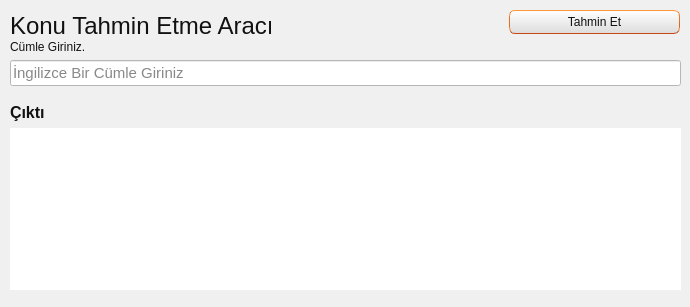
<?xml version="1.0" encoding="UTF-8"?>
<ui version="4.0">
 <class>Dialog</class>
 <widget class="QDialog" name="Dialog">
  <property name="geometry">
   <rect>
    <x>0</x>
    <y>0</y>
    <width>690</width>
    <height>307</height>
   </rect>
  </property>
  <property name="windowTitle">
   <string>Dialog</string>
  </property>
  <property name="styleSheet">
   <string notr="true">/*
Ubuntu Style Sheet for QT Applications
Author: Jaime A. Quiroga P.
Company: GTRONICK
Last updated: 01/10/2021 (dd/mm/yyyy), 15:18.
Available at: https://github.com/GTRONICK/QSS/blob/master/Ubuntu.qss
*/
QMainWindow {
	background-color:#f0f0f0;
}
QCheckBox {
	padding:2px;
}
QCheckBox:hover {
	border:1px solid rgb(255,150,60);
	border-radius:4px;
	padding: 1px;
	background-color:qlineargradient(spread:pad, x1:0.5, y1:1, x2:0.5, y2:0, stop:0 rgba(190, 90, 50, 50), stop:1 rgba(250, 130, 40, 50));
}
QCheckBox::indicator:checked {
	border:1px solid rgb(246, 134, 86);
	border-radius:4px;
  	background-color:rgb(246, 134, 86)
}
QCheckBox::indicator:unchecked {
	border-width:1px solid rgb(246, 134, 86);
	border-radius:4px;
  	background-color:rgb(255,255,255);
}
QColorDialog {
	background-color:#f0f0f0;
}
QComboBox {
	color:rgb(81,72,65);
	background: #ffffff;
}
QComboBox:editable {
	selection-color:rgb(81,72,65);
	selection-background-color: #ffffff;
}
QComboBox QAbstractItemView {
	selection-color: #ffffff;
	selection-background-color: rgb(246, 134, 86);
}
QComboBox:!editable:on, QComboBox::drop-down:editable:on {
	color:  #1e1d23;	
}
QDateTimeEdit, QDateEdit, QDoubleSpinBox, QFontComboBox {
	color:rgb(81,72,65);
	background-color: #ffffff;
}

QDialog {
	background-color:#f0f0f0;
}

QLabel,QLineEdit {
	color:rgb(17,17,17);
}
QLineEdit {
	background-color:rgb(255,255,255);
	selection-background-color:rgb(236,116,64);
}
QMenuBar {
	color:rgb(223,219,210);
	background-color:rgb(65,64,59);
}
QMenuBar::item {
	padding-top:4px;
	padding-left:4px;
	padding-right:4px;
	color:rgb(223,219,210);
	background-color:rgb(65,64,59);
}
QMenuBar::item:selected {
	color:rgb(255,255,255);
	padding-top:2px;
	padding-left:2px;
	padding-right:2px;
	border-top-width:2px;
	border-left-width:2px;
	border-right-width:2px;
	border-top-right-radius:4px;
	border-top-left-radius:4px;
	border-style:solid;
	background-color:rgb(65,64,59);
	border-top-color: rgb(47,47,44);
	border-right-color: qlineargradient(spread:pad, x1:0, y1:1, x2:1, y2:0, stop:0 rgba(90, 87, 78, 255), stop:1 rgba(47,47,44, 255));
	border-left-color:  qlineargradient(spread:pad, x1:1, y1:0, x2:0, y2:0, stop:0 rgba(90, 87, 78, 255), stop:1 rgba(47,47,44, 255));
}
QMenu {
	color:rgb(223,219,210);
	background-color:rgb(65,64,59);
}
QMenu::item {
	color:rgb(223,219,210);
	padding:4px 10px 4px 20px;
}
QMenu::item:selected {
	color:rgb(255,255,255);
	background-color: qlineargradient(spread:pad, x1:0.5, y1:1, x2:0.5, y2:0, stop:0 rgba(225, 108, 54, 255), stop:1 rgba(246, 134, 86, 255));
	border-style:solid;
	border-width:3px;
	padding:4px 7px 4px 17px;
	border-bottom-color:qlineargradient(spread:pad, x1:0.5, y1:1, x2:0.5, y2:0, stop:0 rgba(175,85,48,255), stop:1 rgba(236,114,67, 255));
	border-top-color:qlineargradient(spread:pad, x1:0.5, y1:1, x2:0.5, y2:0, stop:0 rgba(253,156,113,255), stop:1 rgba(205,90,46, 255));
	border-right-color:qlineargradient(spread:pad, x1:0, y1:0.5, x2:1, y2:0.5, stop:0 rgba(253,156,113,255), stop:1 rgba(205,90,46, 255));
	border-left-color:qlineargradient(spread:pad, x1:1, y1:0.5, x2:0, y2:0.5, stop:0 rgba(253,156,113,255), stop:1 rgba(205,90,46, 255));
}
QPlainTextEdit {
	border: 1px solid transparent;
	color:rgb(17,17,17);
	selection-background-color:rgb(236,116,64);
    background-color: #FFFFFF;
}
QProgressBar {
	text-align: center;
	color: rgb(0, 0, 0);
	border: 1px inset rgb(150,150,150); 
	border-radius: 10px;
	background-color:rgb(221,221,219);
}
QProgressBar::chunk:horizontal {
	background-color: qlineargradient(spread:pad, x1:0.5, y1:1, x2:0.5, y2:0, stop:0 rgba(225, 108, 54, 255), stop:1 rgba(246, 134, 86, 255));
	border:1px solid;
	border-radius:8px;
	border-bottom-color:qlineargradient(spread:pad, x1:0.5, y1:1, x2:0.5, y2:0, stop:0 rgba(175,85,48,255), stop:1 rgba(236,114,67, 255));
	border-top-color:qlineargradient(spread:pad, x1:0.5, y1:1, x2:0.5, y2:0, stop:0 rgba(253,156,113,255), stop:1 rgba(205,90,46, 255));
	border-right-color:qlineargradient(spread:pad, x1:0, y1:0.5, x2:1, y2:0.5, stop:0 rgba(253,156,113,255), stop:1 rgba(205,90,46, 255));
	border-left-color:qlineargradient(spread:pad, x1:1, y1:0.5, x2:0, y2:0.5, stop:0 rgba(253,156,113,255), stop:1 rgba(205,90,46, 255));
}
QPushButton{
	color:rgb(17,17,17);
	border-width: 1px;
	border-radius: 6px;
	border-bottom-color: rgb(150,150,150);
	border-right-color: rgb(165,165,165);
	border-left-color: rgb(165,165,165);
	border-top-color: rgb(180,180,180);
	border-style: solid;
	padding: 4px;
	background-color: qlineargradient(spread:pad, x1:0.5, y1:1, x2:0.5, y2:0, stop:0 rgba(220, 220, 220, 255), stop:1 rgba(255, 255, 255, 255));
}
QPushButton:hover{
	color:rgb(17,17,17);
	border-width: 1px;
	border-radius:6px;
	border-top-color: rgb(255,150,60);
	border-right-color: qlineargradient(spread:pad, x1:0, y1:1, x2:1, y2:0, stop:0 rgba(200, 70, 20, 255), stop:1 rgba(255,150,60, 255));
	border-left-color:  qlineargradient(spread:pad, x1:1, y1:0, x2:0, y2:0, stop:0 rgba(200, 70, 20, 255), stop:1 rgba(255,150,60, 255));
	border-bottom-color: rgb(200,70,20);
	border-style: solid;
	padding: 2px;
	background-color: qlineargradient(spread:pad, x1:0.5, y1:1, x2:0.5, y2:0, stop:0 rgba(220, 220, 220, 255), stop:1 rgba(255, 255, 255, 255));
}
QPushButton:default{
	color:rgb(17,17,17);
	border-width: 1px;
	border-radius:6px;
	border-top-color: rgb(255,150,60);
	border-right-color: qlineargradient(spread:pad, x1:0, y1:1, x2:1, y2:0, stop:0 rgba(200, 70, 20, 255), stop:1 rgba(255,150,60, 255));
	border-left-color:  qlineargradient(spread:pad, x1:1, y1:0, x2:0, y2:0, stop:0 rgba(200, 70, 20, 255), stop:1 rgba(255,150,60, 255));
	border-bottom-color: rgb(200,70,20);
	border-style: solid;
	padding: 2px;
	background-color: qlineargradient(spread:pad, x1:0.5, y1:1, x2:0.5, y2:0, stop:0 rgba(220, 220, 220, 255), stop:1 rgba(255, 255, 255, 255));
}
QPushButton:pressed{
	color:rgb(17,17,17);
	border-width: 1px;
	border-radius: 6px;
	border-width: 1px;
	border-top-color: rgba(255,150,60,200);
	border-right-color: qlineargradient(spread:pad, x1:0, y1:1, x2:1, y2:0, stop:0 rgba(200, 70, 20, 255), stop:1 rgba(255,150,60, 200));
	border-left-color:  qlineargradient(spread:pad, x1:1, y1:0, x2:0, y2:0, stop:0 rgba(200, 70, 20, 255), stop:1 rgba(255,150,60, 200));
	border-bottom-color: rgba(200,70,20,200);
	border-style: solid;
	padding: 2px;
	background-color: qlineargradient(spread:pad, x1:0.5, y1:0, x2:0.5, y2:1, stop:0 rgba(220, 220, 220, 255), stop:1 rgba(255, 255, 255, 255));
}
QPushButton:disabled{
	color:rgb(174,167,159);
	border-width: 1px;
	border-radius: 6px;
	background-color: qlineargradient(spread:pad, x1:0.5, y1:1, x2:0.5, y2:0, stop:0 rgba(200, 200, 200, 255), stop:1 rgba(230, 230, 230, 255));
}
QRadioButton {
	padding: 1px;
}
QRadioButton::indicator:checked {
	height: 10px;
	width: 10px;
	border-style:solid;
	border-radius:5px;
	border-width: 1px;
	border-color: rgba(246, 134, 86, 255);
	color: #a9b7c6;
	background-color:rgba(246, 134, 86, 255);
}
QRadioButton::indicator:!checked {
	height: 10px;
	width: 10px;
	border-style:solid;
	border-radius:5px;
	border-width: 1px;
	border-color: rgb(246, 134, 86);
	color: #a9b7c6;
	background-color: transparent;
}
QScrollArea {
	color: white;
	background-color:#f0f0f0;
}
QSlider::groove {
	border-style: solid;
	border-width: 1px;
	border-color: rgb(207,207,207);
}
QSlider::groove:horizontal {
	height: 5px;
	background: rgb(246, 134, 86);
}
QSlider::groove:vertical {
	width: 5px;
	background: rgb(246, 134, 86);
}
QSlider::handle:horizontal {
	background: rgb(253,253,253);
	border-style: solid;
	border-width: 1px;
	border-color: rgb(207,207,207);
	width: 12px;
	margin: -5px 0;
	border-radius: 7px;
}
QSlider::handle:vertical {
	background: rgb(253,253,253);
	border-style: solid;
	border-width: 1px;
	border-color: rgb(207,207,207);
	height: 12px;
	margin: 0 -5px;
	border-radius: 7px;
}
QSlider::add-page:horizontal, QSlider::add-page:vertical {
 	background: white;
}
QSlider::sub-page:horizontal, QSlider::sub-page:vertical {
	background: rgb(246, 134, 86);
}
QStatusBar, QSpinBox {
	color:rgb(81,72,65);
}
QSpinBox {
	background-color: #ffffff;
}
QScrollBar:horizontal {
	max-height: 20px;
	border: 1px transparent;
	margin: 0px 20px 0px 20px;
}
QScrollBar::handle:horizontal {
	background: rgb(253,253,253);
	border: 1px solid rgb(207,207,207);
	border-radius: 7px;
	min-width: 25px;
}
QScrollBar::handle:horizontal:hover {
	background: rgb(253,253,253);
	border: 1px solid rgb(255,150,60);
	border-radius: 7px;
	min-width: 25px;
}
QScrollBar::add-line:horizontal {
  	border: 1px solid rgb(207,207,207);
  	border-top-right-radius: 7px;
  	border-top-left-radius: 7px;
  	border-bottom-right-radius: 7px;
  	background: rgb(255, 255, 255);
  	width: 20px;
  	subcontrol-position: right;
  	subcontrol-origin: margin;
}
QScrollBar::add-line:horizontal:hover {
  	border: 1px solid rgb(255,150,60);
  	border-top-right-radius: 7px;
  	border-top-left-radius: 7px;
  	border-bottom-right-radius: 7px;
  	background: rgb(255, 255, 255);
  	width: 20px;
  	subcontrol-position: right;
  	subcontrol-origin: margin;
}
QScrollBar::add-line:horizontal:pressed {
  	border: 1px solid grey;
  	border-top-left-radius: 7px;
  	border-top-right-radius: 7px;
  	border-bottom-right-radius: 7px;
  	background: rgb(231,231,231);
  	width: 20px;
  	subcontrol-position: right;
  	subcontrol-origin: margin;
}
QScrollBar::sub-line:horizontal {
  	border: 1px solid rgb(207,207,207);
  	border-top-right-radius: 7px;
  	border-top-left-radius: 7px;
  	border-bottom-left-radius: 7px;
  	background: rgb(255, 255, 255);
  	width: 20px;
  	subcontrol-position: left;
  	subcontrol-origin: margin;
}
QScrollBar::sub-line:horizontal:hover {
  	border: 1px solid rgb(255,150,60);
  	border-top-right-radius: 7px;
  	border-top-left-radius: 7px;
  	border-bottom-left-radius: 7px;
  	background: rgb(255, 255, 255);
  	width: 20px;
  	subcontrol-position: left;
  	subcontrol-origin: margin;
}
QScrollBar::sub-line:horizontal:pressed {
  	border: 1px solid grey;
  	border-top-right-radius: 7px;
  	border-top-left-radius: 7px;
  	border-bottom-left-radius: 7px;
  	background: rgb(231,231,231);
  	width: 20px;
  	subcontrol-position: left;
  	subcontrol-origin: margin;
}
QScrollBar::left-arrow:horizontal {
  	border: 1px transparent grey;
  	border-top-left-radius: 3px;
  	border-bottom-left-radius: 3px;
  	width: 6px;
  	height: 6px;
  	background: rgb(230,230,230);
}
QScrollBar::right-arrow:horizontal {
	border: 1px transparent grey;
	border-top-right-radius: 3px;
	border-bottom-right-radius: 3px;
  	width: 6px;
  	height: 6px;
 	background: rgb(230,230,230);
}
QScrollBar::add-page:horizontal, QScrollBar::sub-page:horizontal {
 	background: none;
} 
QScrollBar:vertical {
	max-width: 20px;
	border: 1px transparent grey;
	margin: 20px 0px 20px 0px;
}
QScrollBar::add-line:vertical {
	border: 1px solid;
	border-color: rgb(207,207,207);
	border-bottom-right-radius: 7px;
	border-bottom-left-radius: 7px;
	border-top-left-radius: 7px;
	background: rgb(255, 255, 255);
  	height: 20px;
  	subcontrol-position: bottom;
  	subcontrol-origin: margin;
}
QScrollBar::add-line:vertical:hover {
  	border: 1px solid;
  	border-color: rgb(255,150,60);
  	border-bottom-right-radius: 7px;
  	border-bottom-left-radius: 7px;
  	border-top-left-radius: 7px;
  	background: rgb(255, 255, 255);
  	height: 20px;
  	subcontrol-position: bottom;
  	subcontrol-origin: margin;
}
QScrollBar::add-line:vertical:pressed {
  	border: 1px solid grey;
  	border-bottom-left-radius: 7px;
  	border-bottom-right-radius: 7px;
  	border-top-left-radius: 7px;
  	background: rgb(231,231,231);
  	height: 20px;
  	subcontrol-position: bottom;
  	subcontrol-origin: margin;
}
QScrollBar::sub-line:vertical {
  	border: 1px solid rgb(207,207,207);
  	border-top-right-radius: 7px;
  	border-top-left-radius: 7px;
  	border-bottom-left-radius: 7px;
  	background: rgb(255, 255, 255);
  	height: 20px;
  	subcontrol-position: top;
  	subcontrol-origin: margin;
}
QScrollBar::sub-line:vertical:hover {
  	border: 1px solid rgb(255,150,60);
  	border-top-right-radius: 7px;
  	border-top-left-radius: 7px;
  	border-bottom-left-radius: 7px;
	background: rgb(255, 255, 255);
  	height: 20px;
  	subcontrol-position: top;
  	subcontrol-origin: margin;
}
QScrollBar::sub-line:vertical:pressed {
  	border: 1px solid grey;
  	border-top-left-radius: 7px;
  	border-top-right-radius: 7px;
  	background: rgb(231,231,231);
 	height: 20px;
  	subcontrol-position: top;
  	subcontrol-origin: margin;
}
QScrollBar::handle:vertical {
	background: rgb(253,253,253);
	border: 1px solid rgb(207,207,207);
	border-radius: 7px;
	min-height: 25px;
}
QScrollBar::handle:vertical:hover {
	background: rgb(253,253,253);
	border: 1px solid rgb(255,150,60);
	border-radius: 7px;
	min-height: 25px;
}
QScrollBar::up-arrow:vertical {
	border: 1px transparent grey;
  	border-top-left-radius: 3px;
	border-top-right-radius: 3px;
  	width: 6px;
  	height: 6px;
  	background: rgb(230,230,230);
}
QScrollBar::down-arrow:vertical {
  	border: 1px transparent grey;
  	border-bottom-left-radius: 3px;
  	border-bottom-right-radius: 3px;
  	width: 6px;
  	height: 6px;
  	background: rgb(230,230,230);
}
QScrollBar::add-page:vertical, QScrollBar::sub-page:vertical {
  	background: none;
}
QTabWidget {
	color:rgb(0,0,0);
	background-color:rgb(247,246,246);
}
QTabWidget::pane {
	border-color: rgb(180,180,180);
	background-color:rgb(247,246,246);
	border-style: solid;
	border-width: 1px;
  	border-radius: 6px;
}
QTabBar::tab {
	padding-left:4px;
	padding-right:4px;
	padding-bottom:2px;
	padding-top:2px;
	color:rgb(81,72,65);
  	background-color: qlineargradient(spread:pad, x1:0.5, y1:1, x2:0.5, y2:0, stop:0 rgba(221,218,217,255), stop:1 rgba(240,239,238,255));
	border-style: solid;
	border-width: 1px;
  	border-top-right-radius:4px;
	border-top-left-radius:4px;
	border-top-color: rgb(180,180,180);
	border-left-color: rgb(180,180,180);
	border-right-color: rgb(180,180,180);
	border-bottom-color: transparent;
}
QTabBar::tab:selected, QTabBar::tab:last:selected, QTabBar::tab:hover {
  	background-color:rgb(247,246,246);
  	margin-left: 0px;
  	margin-right: 1px;
}
QTabBar::tab:!selected {
	margin-top: 1px;
	margin-right: 1px;
}
QTextEdit {
	border-width: 1px;
	border-style: solid;
	border-color:transparent;
	color:rgb(17,17,17);
	selection-background-color:rgb(236,116,64);
}
QTimeEdit, QToolBox, QToolBox::tab, QToolBox::tab:selected {
	color:rgb(81,72,65);
	background-color: #ffffff;
}</string>
  </property>
  <widget class="QLabel" name="label">
   <property name="geometry">
    <rect>
     <x>10</x>
     <y>10</y>
     <width>261</width>
     <height>31</height>
    </rect>
   </property>
   <property name="font">
    <font>
     <pointsize>18</pointsize>
    </font>
   </property>
   <property name="text">
    <string>Konu Tahmin Etme Aracı</string>
   </property>
  </widget>
  <widget class="QWidget" name="gridLayoutWidget">
   <property name="geometry">
    <rect>
     <x>10</x>
     <y>40</y>
     <width>671</width>
     <height>261</height>
    </rect>
   </property>
   <layout class="QGridLayout" name="gridLayout">
    <item row="1" column="1">
     <widget class="QLineEdit" name="tahmin_line">
      <property name="font">
       <font>
        <pointsize>11</pointsize>
       </font>
      </property>
      <property name="placeholderText">
       <string>İngilizce Bir Cümle Giriniz</string>
      </property>
     </widget>
    </item>
    <item row="5" column="1">
     <widget class="QPlainTextEdit" name="cikti_plain">
      <property name="font">
       <font>
        <pointsize>12</pointsize>
       </font>
      </property>
      <property name="acceptDrops">
       <bool>false</bool>
      </property>
      <property name="readOnly">
       <bool>true</bool>
      </property>
     </widget>
    </item>
    <item row="3" column="1">
     <spacer name="verticalSpacer_2">
      <property name="orientation">
       <enum>Qt::Vertical</enum>
      </property>
      <property name="sizeHint" stdset="0">
       <size>
        <width>20</width>
        <height>40</height>
       </size>
      </property>
     </spacer>
    </item>
    <item row="0" column="1">
     <widget class="QLabel" name="label_2">
      <property name="text">
       <string>Cümle Giriniz.</string>
      </property>
     </widget>
    </item>
    <item row="6" column="1">
     <spacer name="verticalSpacer">
      <property name="orientation">
       <enum>Qt::Vertical</enum>
      </property>
      <property name="sizeHint" stdset="0">
       <size>
        <width>20</width>
        <height>40</height>
       </size>
      </property>
     </spacer>
    </item>
    <item row="4" column="1">
     <widget class="QLabel" name="label_3">
      <property name="font">
       <font>
        <pointsize>12</pointsize>
        <bold>true</bold>
       </font>
      </property>
      <property name="text">
       <string>Çıktı</string>
      </property>
     </widget>
    </item>
   </layout>
  </widget>
  <widget class="QPushButton" name="tahmin_buton">
   <property name="geometry">
    <rect>
     <x>509</x>
     <y>10</y>
     <width>171</width>
     <height>24</height>
    </rect>
   </property>
   <property name="text">
    <string>Tahmin Et</string>
   </property>
  </widget>
 </widget>
 <resources/>
 <connections/>
</ui>
